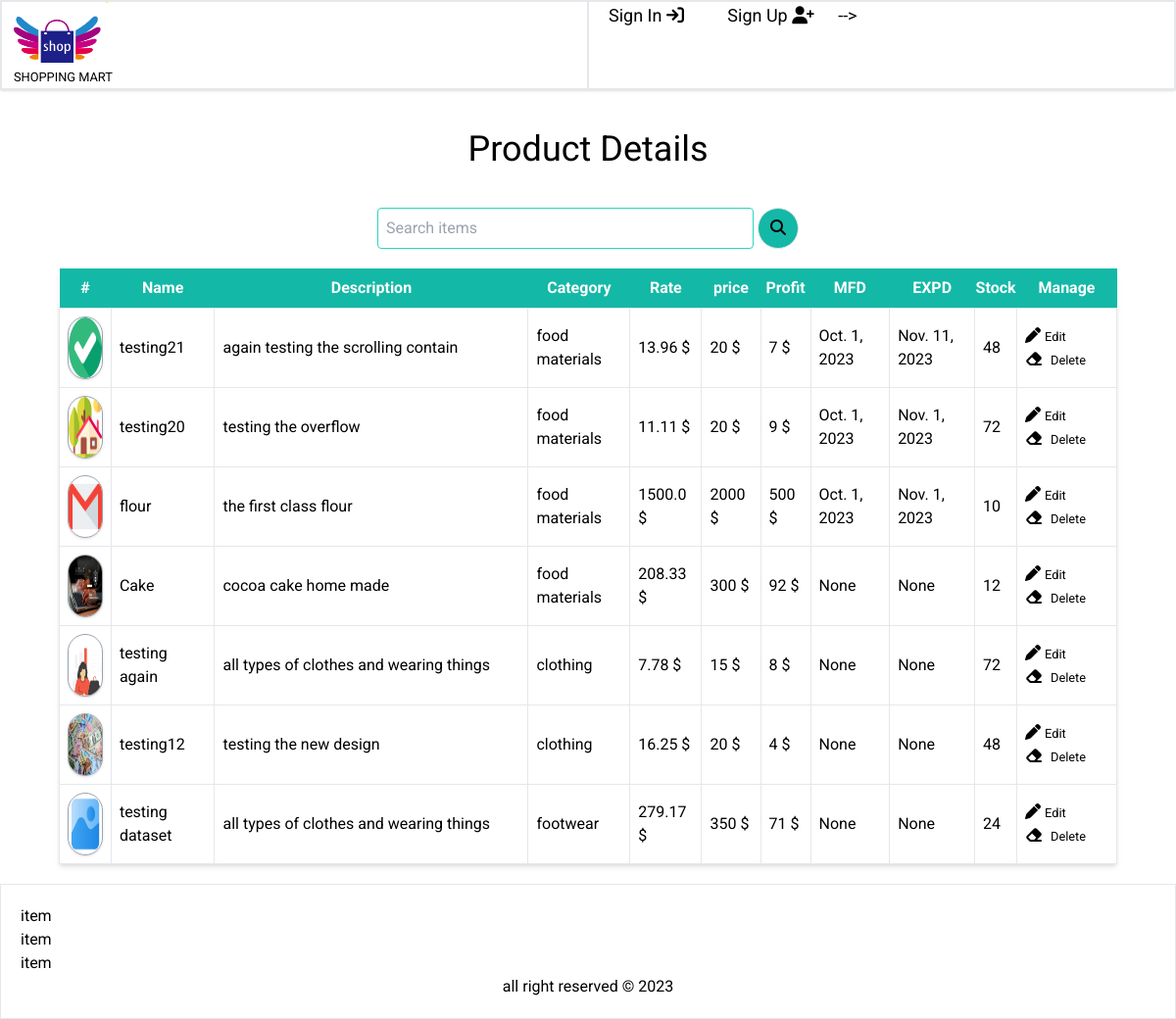
/store/product/, run on an earlier commit of the app's database.
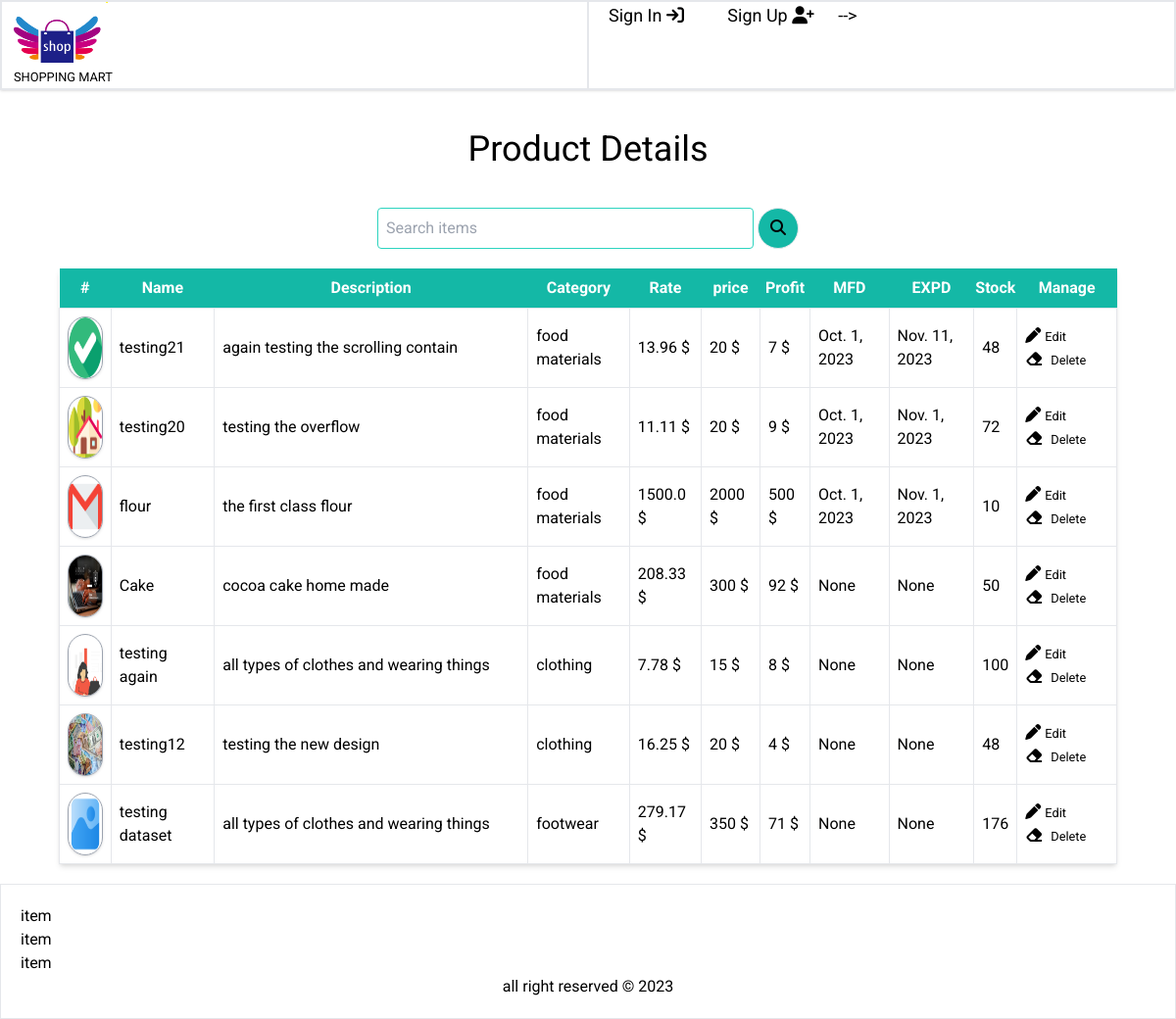
And on a later commit of the database.
### store/models.py (models this page shows, shortened)
class Product(models.Model):
    category = models.ForeignKey(Category, on_delete=models.CASCADE)
    name = models.CharField(max_length=100)
    description = models.CharField(max_length=200)
    price = models.IntegerField(default=0)
    bulk_price = models.IntegerField(default=0)
    quantity = models.IntegerField(default=0)
    rate = models.FloatField(default=0)
    mfd = models.DateField(null=True, blank=True)
    expd = models.DateField(null=True, blank=True)
    profit = models.IntegerField(default=0)
    stock = models.IntegerField(default=0)
    packet = models.IntegerField(default=0)
    image = models.ImageField(default='default.jpg', upload_to='item_images')

class Category(models.Model):
    name = models.CharField(max_length=50)
    description = models.CharField(max_length=200)
    def __str__(self):
        return self.name

### store/views.py (the view)
# urls.py: path('product/', views.product, name='product'),
def product(request):
    if request.method == 'POST':
        id = request.POST['getid']
        Product.objects.filter(id=id).delete()
        messages.success(request, "Item Deleted Successfully !")
    product = Product.objects.all().order_by('-id')
    context = {'product':product,'flag':'list'}
    return render(request, 'product.html', context)

### store/templates/product.html (shortened to what this page needs)
{% extends 'main/base.html' %}
{% load static %}
{% block content %}
<div class="relative">
    <div class="main-content mx-10">
             <div class="grid lg:grid-row-2 m-5">
                <div class="">
                    <h1 class="text-center text-4xl m-5">
                        Product Details
                    </h1>
                    <div class="flex justify-center">
                        <form action="" method="POST" class="my-5">
                            <input type="text" class="p-2 rounded border border-teal-400 w-96 focus:outline-none focus:border-sky-500" placeholder="Search items">
                            <button class="rounded-full border bg-teal-500 hover:bg-teal-700 hover:text-white px-3 py-2"><i
                                    class="fa-solid fa-magnifying-glass"></i></button>
                        </form>
                    </div>
                </div>
                <div>
                <table class="table-auto w-full shadow-md">
                    <thead class="bg-teal-500 text-white text-start">
                        <th class="py-2">#</th>
                        <th class="py-2">Name</th>
                        <th class="py-2">Description</th>
                        <th class="py-2">Category</th>
                        <th class="py-2">Rate</th>
                        <th class="py-2">price</th>
                        <th class="py-2">Profit</th>
                        <th class="py-2">MFD</th>
                        <th class="py-2">EXPD</th>
                        <th class="py-2">Stock</th>
                        <th class="py-2">Manage</th>
                    </thead>
                    <tbody>
                        {% for item in product %}
                            <tr class="border hover:bg-gray-100 cursor-pointer hover:font-semiboldtransition duration-500 ease-in-out">
                            <td class="p-2 border "><img src="{{item.image.url}}" class="w-16 h-16 rounded-full shadow border border-gray-400" alt=""></td>
                            <td class="p-2 border ">{{item.name}}</td>
                            <td class="p-2 border w-80">{{item.description}}</td>
                            <td class="p-2 border ">{{item.category}}</td>
                            <td class="p-2 border ">{{item.rate}} $</td>
                            <td class="p-2 border ">{{item.price}} $</td>
                            <td class="p-2 border ">{{item.profit}} $</td>
                            <td class="p-2 border ">{{item.mfd}}</td>
                            <td class="p-2 border ">{{item.expd}}</td>
                            <td class="p-2 border ">{{item.stock}}</td>
                            <td class="p-2">
                                <a href="{% url 'store:update_product' item.id %}" class="inline-block mr-3 hover:text-teal-600"><i class="fa-solid fa-pen"></i>&nbsp;<small class="hover:font-bold">Edit</small></a>
                                <a class="inline-block btn-delete hover:text-red-600" data-stateName="{{item.id}}">
                                    <i class="fa-solid fa-eraser"></i>&nbsp;
                                    <small class="hover:font-bold">Delete</small>
                                </a>
                            </td>
                            </tr>
                        {% endfor %}
                    </tbody>
                </table>
            </div>
    </div>
</div>
{% endblock content %}

What changed in the data, as far as the page shows it:
changed Product "Cake": stock "12" → "50"
changed Product "testing again": stock "72" → "100"
changed Product "testing dataset": stock "24" → "176"
